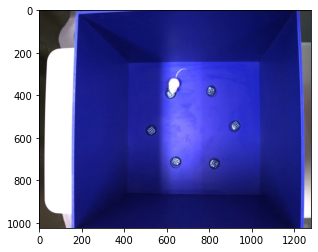
#> input picture _images/2b41d9a456318a0fa3642d71adfd1f80de444fbd7b495a396e2f0d36756da3f4.png, 318 x 252 px
$ python figures.py ../../_images
#> lines starting #> are read from the running program, lines starting #| are printed output that depends on the picture
import os
import re
import argparse
import matplotlib.pyplot as plt
from PIL import Image
import numpy as np


def create_figure_from_images(folder, rows=2, cols=3, output_file=None, dpi=300):
    """
    Create and save a figure composed of evenly sampled PNG images from a folder.

    Parameters:
        folder (str): Path to the folder containing PNG images.
        rows (int): Number of rows in the grid.
        cols (int): Number of columns in the grid.
        output_file (str): Output file path for the saved figure. If None, defaults to '<folder>_figure.png'.
        dpi (int): Dots per inch (DPI) for the saved figure.
    """
#> called with folder = '../../_images', rows = 2, cols = 3, dpi = 300
    # Get and sort all PNG files in the folder (case insensitive)
    image_files = sorted(
        [
            os.path.join(folder, f)
            for f in os.listdir(folder)
            if f.lower().endswith(".png")
        ]
    )

    total_files = len(image_files)
    if total_files == 0:
        raise ValueError("No PNG files found in the specified folder.")

    grid_size = rows * cols

    # Evenly sample images if more than grid cells are available
    if total_files > grid_size:
        indices = np.linspace(0, total_files - 1, grid_size, dtype=int)
        sampled_files = [image_files[i] for i in indices]
    else:
        sampled_files = image_files

    # Open images
    images = [Image.open(img) for img in sampled_files]
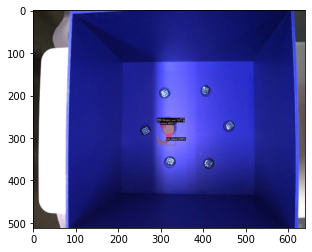
#> input picture _images/2bbefcb1654aaa64e79d0aa64cbe9c3c774f5d5e822ad60d90181fec50ff4f4d.png, 312 x 252 px
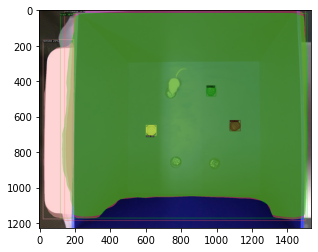
#> input picture _images/38ccb40253f2ddee3c01f81bab5ba016db54d23d4ddf6effa3951b8a86c7a882.png, 318 x 252 px
#> images = 3 items

    # Create figure and subplots using constrained_layout for a clean, professional look
    fig, axes = plt.subplots(rows, cols, figsize=(15, 10), constrained_layout=True)
    axes = axes.flatten()

    # Annotate each subplot with a panel label (either frame number or alphabetical)
    for idx, (ax, img, fname) in enumerate(zip(axes, images, sampled_files)):
        ax.imshow(img)
        ax.axis("off")

        base = os.path.basename(fname)
        # Extract all digit groups from the filename
        digit_groups = re.findall(r"(\d+)", base)
        if digit_groups:
            # Use the last group and convert to int to remove leading zeros
            frame_number = str(int(digit_groups[-1]))
            panel_label = f"Frame: {frame_number}"
        else:
            # fallback to alphabetical labeling
            panel_label = f"({chr(97 + idx)})"

        # Place the panel label in the top-left corner with a background for readability
        ax.text(
            0.02,
            0.98,
            panel_label,
            transform=ax.transAxes,
            fontsize=12,
            fontweight="bold",
            color="white",
            verticalalignment="top",
            bbox=dict(facecolor="black", edgecolor="none", pad=3),
        )
#> this loop made 3 passes
#> (frame_number, panel_label) on passes 1 to 3: ('4', 'Frame: 4'), ('4', 'Frame: 4'), ('882', 'Frame: 882')

    # Hide any remaining unused axes
    for ax in axes[len(images) :]:
        ax.axis("off")
#> this loop made 3 passes

    # Set default output file name if not provided
    if output_file is None:
        output_file = f"{os.path.basename(os.path.normpath(folder))}_figure.png"

    # Save and display the figure
    plt.savefig(output_file, dpi=dpi)
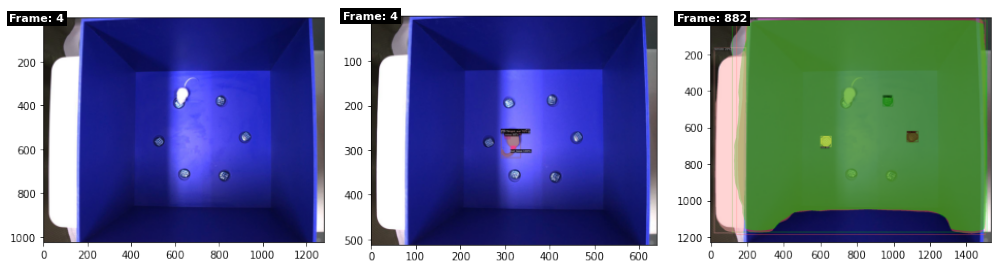
#> figure drawn by matplotlib, 3 panels
    plt.show()

    print(f"Figure saved as {output_file}")
    print(f"Total number of PNG files found: {total_files}")


if __name__ == "__main__":
    parser = argparse.ArgumentParser(
        description="Create a figure from evenly sampled PNG images in a folder."
    )
    parser.add_argument("folder", help="Folder containing PNG images.")
    parser.add_argument(
        "--rows", type=int, default=2, help="Number of rows in the grid (default: 2)."
    )
    parser.add_argument(
        "--cols",
        type=int,
        default=3,
        help="Number of columns in the grid (default: 3).",
    )
    parser.add_argument(
        "--output", type=str, default=None, help="Output filename for the figure."
    )
    parser.add_argument(
        "--dpi", type=int, default=300, help="DPI for the output figure (default: 300)."
    )

    args = parser.parse_args()
    create_figure_from_images(args.folder, args.rows, args.cols, args.output, args.dpi)
